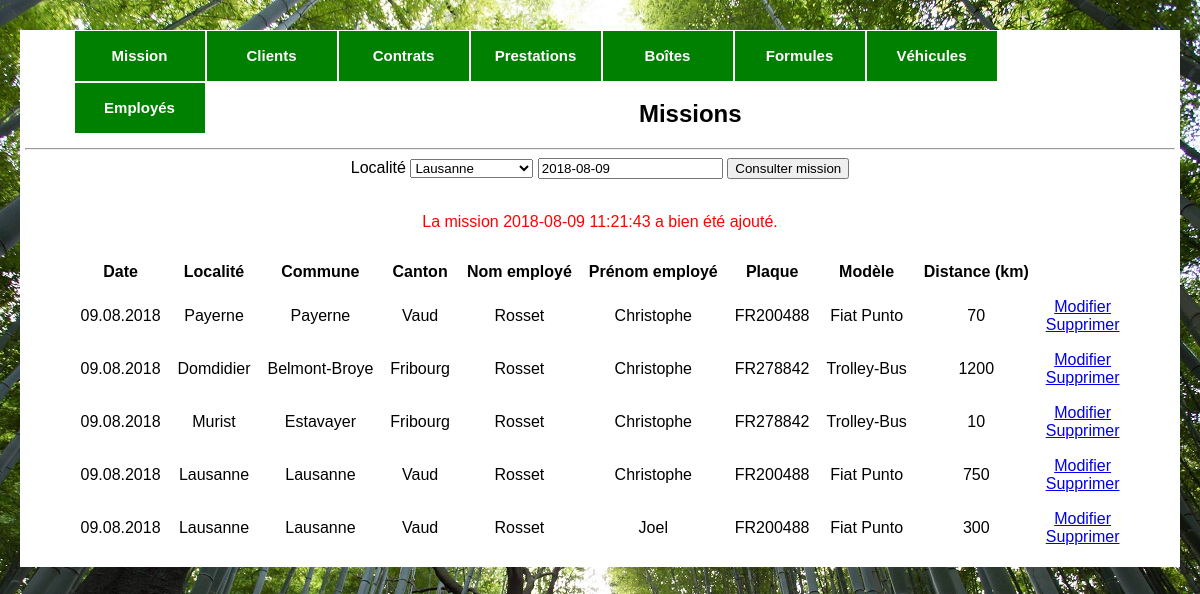
/missions.php?ajout_mission_id=2018-08-09 11:21:43, run on the app's committed database.
### tables this page shows
CREATE TABLE IF NOT EXISTS `mission` (
  `mission_id` TIMESTAMP NOT NULL,
  `localite_id` INT UNSIGNED NOT NULL,
  `employe_id` INT UNSIGNED NOT NULL,
  `vehicule_id` INT UNSIGNED NOT NULL,
  `duree_heure` INT(3) UNSIGNED NOT NULL,
  `distance_parcourue_km` INT(4) UNSIGNED NOT NULL,
  `remarques` VARCHAR(200) NULL,
  `last_update` TIMESTAMP NOT NULL DEFAULT CURRENT_TIMESTAMP,
  PRIMARY KEY (`mission_id`, `localite_id`, `employe_id`),
  INDEX `fk_mission_vehicule1_idx` (`vehicule_id` ASC),
  INDEX `fk_mission_employe1_idx` (`employe_id` ASC),
  INDEX `fk_mission_localite1_idx` (`localite_id` ASC),
  CONSTRAINT `fk_mission_vehicule1`
    FOREIGN KEY (`vehicule_id`)
    REFERENCES `vehicule` (`vehicule_id`)
    ON DELETE RESTRICT
    ON UPDATE CASCADE,
  CONSTRAINT `fk_mission_employe1`
    FOREIGN KEY (`employe_id`)
    REFERENCES `employe` (`employe_id`)
    ON DELETE RESTRICT
    ON UPDATE CASCADE,
  CONSTRAINT `fk_mission_localite1`
    FOREIGN KEY (`localite_id`)
    REFERENCES `localite` (`localite_id`)
    ON DELETE RESTRICT
    ON UPDATE CASCADE);

CREATE TABLE IF NOT EXISTS `localite` (
  `localite_id` INT UNSIGNED NOT NULL AUTO_INCREMENT,
  `localite` VARCHAR(45) NOT NULL,
  `commune_id` INT UNSIGNED NOT NULL,
  `dechetterie_id` INT UNSIGNED NOT NULL,
  `last_update` TIMESTAMP NOT NULL DEFAULT CURRENT_TIMESTAMP,
  PRIMARY KEY (`localite_id`),
  INDEX `fk_localite_commune1_idx` (`commune_id` ASC),
  INDEX `fk_localite_dechetterie1_idx` (`dechetterie_id` ASC),
  CONSTRAINT `fk_localite_commune1`
    FOREIGN KEY (`commune_id`)
    REFERENCES `commune` (`commune_id`)
    ON DELETE RESTRICT
    ON UPDATE CASCADE,
  CONSTRAINT `fk_localite_dechetterie1`
    FOREIGN KEY (`dechetterie_id`)
    REFERENCES `dechetterie` (`dechetterie_id`)
    ON DELETE RESTRICT
    ON UPDATE CASCADE);

CREATE TABLE IF NOT EXISTS `commune` (
  `commune_id` INT UNSIGNED NOT NULL AUTO_INCREMENT,
  `commune` VARCHAR(45) NOT NULL,
  `canton` VARCHAR(45) NOT NULL,
  `last_update` TIMESTAMP NOT NULL DEFAULT CURRENT_TIMESTAMP,
  PRIMARY KEY (`commune_id`),
  UNIQUE INDEX `commune_id_UNIQUE` (`commune_id` ASC));

CREATE TABLE IF NOT EXISTS `employe` (
  `employe_id` INT UNSIGNED NOT NULL AUTO_INCREMENT,
  `nom` VARCHAR(45) NOT NULL,
  `prenom` VARCHAR(45) NOT NULL,
  `adresse_rue` VARCHAR(45) NOT NULL,
  `adresse_numero` INT(3) UNSIGNED NOT NULL,
  `adresse_code_postal` INT(4) UNSIGNED NOT NULL,
  `localite_id` INT UNSIGNED NOT NULL,
  `no_telephone` VARCHAR(12) NOT NULL,
  `email` VARCHAR(100) NULL,
  `iban` VARCHAR(34) NOT NULL,
  `salaire_mensuel` INT(6) UNSIGNED NOT NULL,
  `droits_acces_id` INT UNSIGNED NOT NULL,
  `nom_utilisateur` VARCHAR(100) NOT NULL,
  `mot_passe` VARCHAR(128) NOT NULL,
  `remarques` VARCHAR(200) NULL,
  `last_update` TIMESTAMP NOT NULL DEFAULT CURRENT_TIMESTAMP,
  PRIMARY KEY (`employe_id`),
  UNIQUE INDEX `employe_id_UNIQUE` (`employe_id` ASC),
  INDEX `fk_employe_droits_acces1_idx` (`droits_acces_id` ASC),
  INDEX `fk_employe_localite1_idx` (`localite_id` ASC),
  CONSTRAINT `fk_employe_droits_acces1`
    FOREIGN KEY (`droits_acces_id`)
    REFERENCES `droits_acces` (`droits_acces_id`)
    ON DELETE RESTRICT
    ON UPDATE CASCADE,
  CONSTRAINT `fk_employe_localite1`
    FOREIGN KEY (`localite_id`)
    REFERENCES `localite` (`localite_id`)
    ON DELETE RESTRICT
    ON UPDATE CASCADE);

CREATE TABLE IF NOT EXISTS `vehicule` (
  `vehicule_id` INT UNSIGNED NOT NULL AUTO_INCREMENT,
  `plaque` VARCHAR(8) NOT NULL,
  `modele` VARCHAR(45) NOT NULL,
  `kilometrage` INT(6) UNSIGNED NOT NULL,
  `last_update` TIMESTAMP NOT NULL DEFAULT CURRENT_TIMESTAMP,
  PRIMARY KEY (`vehicule_id`),
  UNIQUE INDEX `vehicule_id_UNIQUE` (`vehicule_id` ASC));

### includes/include.php (called while the page is built, shortened)
<?php
    function connexion($requete, $type_req)
    {
        try
        {
            $connexion = new PDO('mysql:host=localhost; dbname=oust','root', 'root');
            $connexion->setAttribute(PDO::ATTR_ERRMODE, PDO::ERRMODE_EXCEPTION);
        }
        catch (Exception $e)
        {
            echo 'Une erreur est survenue lors de la connexion à la base de données.'.$e->getMessage();
            die();
        }
        if ($type_req == 'select')
        {
            $resultats = $connexion->query("$requete");
        }
        else
        {
            $resultats = $connexion->exec("$requete");
        }
        return $resultats;
    }
    function timestampToDate($timestamp)
    {
        $date = date('d.m.Y', strtotime(str_replace('-','/', $timestamp)));
        return $date;
    }
?>

### missions.php (the view, shortened to what this page needs)
<!DOCTYPE html>
<?php
    include ('includes/include.php');
    extract(@$_GET);
?>
<html lang="fr">
    <head>
        <link href="css/oust.css" rel="stylesheet" type="text/css" media="all">
    </head>
    <body>
        <?php include 'menu.php'; ?>
        <div id="wrapper" class="missions">
            <h2>Missions</h2>
			<hr>
            <form method="post" action="consulterMissions.php">
                Localité
                <select name="flocalite_id">
                <?php
                    $reqSQL1 = 'SELECT *
                                FROM localite';
                    $resSQL1 = connexion($reqSQL1, 'select');
                    while ($ligneSQL1 = $resSQL1->fetch())
                    {
                        echo '<option value="'.$ligneSQL1['localite_id'].'">'.$ligneSQL1['localite'].'</option>';
                    }
                ?>
                </select>
                <input type="text" name="fmission_id" value="<?php echo date('Y-m-d'); ?>"/>
                <input type="submit" name="button" value="Consulter mission"/>
            </form>
            <br/>
            <?php
                if (isset($ajout_mission_id))
                {
                    echo '<p id="erreur">
                            La mission '.$ajout_mission_id.' a bien été ajouté.
                          </p>';
                }
            ?>
            <table align="center">
                <tr>
                    <th>Date</th>
                    <th>Localit&eacute</th>
                    <th>Commune</th>
                    <th>Canton</th>
                    <th>Nom employ&eacute</th>
                    <th>Pr&eacutenom employ&eacute</th>
                    <th>Plaque</th>
                    <th>Mod&egravele</th>
                    <th>Distance (km)</th>
                </tr>
                <?php
                    $reqSQL = 'SELECT *,
                                       l.localite_id
                               FROM mission AS m
                               INNER JOIN localite AS l
                               ON m.localite_id = l.localite_id
                               INNER JOIN commune AS c
                               ON l.commune_id = c.commune_id
                               INNER JOIN employe AS e
                               ON m.employe_id = e.employe_id
                               INNER JOIN vehicule AS v
                               ON m.vehicule_id = v.vehicule_id
                               ORDER BY mission_id DESC';
                    $resSQL = connexion($reqSQL, 'select');
                    while ($ligneSQL = $resSQL->fetch())
                    {
                        echo '
                            <tr>
                                <td>'.timestampToDate($ligneSQL['mission_id']).'</td>
                                <td>'.$ligneSQL['localite'].'</td>
                                <td>'.$ligneSQL['commune'].'</td>
                                <td>'.$ligneSQL['canton'].'</td>
                                <td>'.$ligneSQL['nom'].'</td>
                                <td>'.$ligneSQL['prenom'].'</td>
                                <td>'.$ligneSQL['plaque'].'</td>
                                <td>'.$ligneSQL['modele'].'</td>
                                <td>'.$ligneSQL['distance_parcourue_km'].'</td>
                                <td>
                                    <a href="gestionMissions.php?mission_id='.$ligneSQL['mission_id'].'&employe_id='.$ligneSQL['employe_id'].'&localite_id='.$ligneSQL['localite_id'].'">
                                        Modifier
                                    </a>
                                    <br/>
                                    <a href="suppressionMissions.php?mission_id='.$ligneSQL['mission_id'].'&employe_id='.$ligneSQL['employe_id'].'&localite_id='.$ligneSQL['localite_id'].'">
                                        Supprimer
                                    </a>
                                </td>
                            </tr>';
                    }
                ?>
            </table>
        </div>
    </body>
</html>

### css/oust.css (style rules this page uses)
body { background-image: url("../images/background-arbre.jpg"); background-repeat: no-repeat; background-attachment: fixed; width: 100%; height: 100%; background-position: top center; position: relative; margin: auto; }
table { border-spacing: 15px; }
#wrapper { background: white; margin: auto; margin-top: 30px; margin-bottom: 30px; width: 792px; text-align: center; padding: 50px 5px 5px 5px; }
#wrapper.missions { width: 1150px; }
#erreur { text-align:center; color:red; }

### data on the page
mission: mission "09.08.2018", localite.localite "Payerne", commune.commune "Payerne", commune.canton "Vaud", employe.nom "Rosset", employe.prenom "Christophe", vehicule.plaque "FR200488", vehicule.modele "Fiat Punto", distance_parcourue_km "70"
mission: mission "09.08.2018", localite.localite "Domdidier", commune.commune "Belmont-Broye", commune.canton "Fribourg", employe.nom "Rosset", employe.prenom "Christophe", vehicule.plaque "FR278842", vehicule.modele "Trolley-Bus", distance_parcourue_km "1200"
mission: mission "09.08.2018", localite.localite "Murist", commune.commune "Estavayer", commune.canton "Fribourg", employe.nom "Rosset", employe.prenom "Christophe", vehicule.plaque "FR278842", vehicule.modele "Trolley-Bus", distance_parcourue_km "10"
mission: mission "09.08.2018", localite.localite "Lausanne", commune.commune "Lausanne", commune.canton "Vaud", employe.nom "Rosset", employe.prenom "Christophe", vehicule.plaque "FR200488", vehicule.modele "Fiat Punto", distance_parcourue_km "750"
mission: mission "09.08.2018", localite.localite "Lausanne", commune.commune "Lausanne", commune.canton "Vaud", employe.nom "Rosset", employe.prenom "Joel", vehicule.plaque "FR200488", vehicule.modele "Fiat Punto", distance_parcourue_km "300"

### other printed values
$ajout_mission_id "2018-08-09 11:21:43"
form field flocalite_id "Lausanne"
